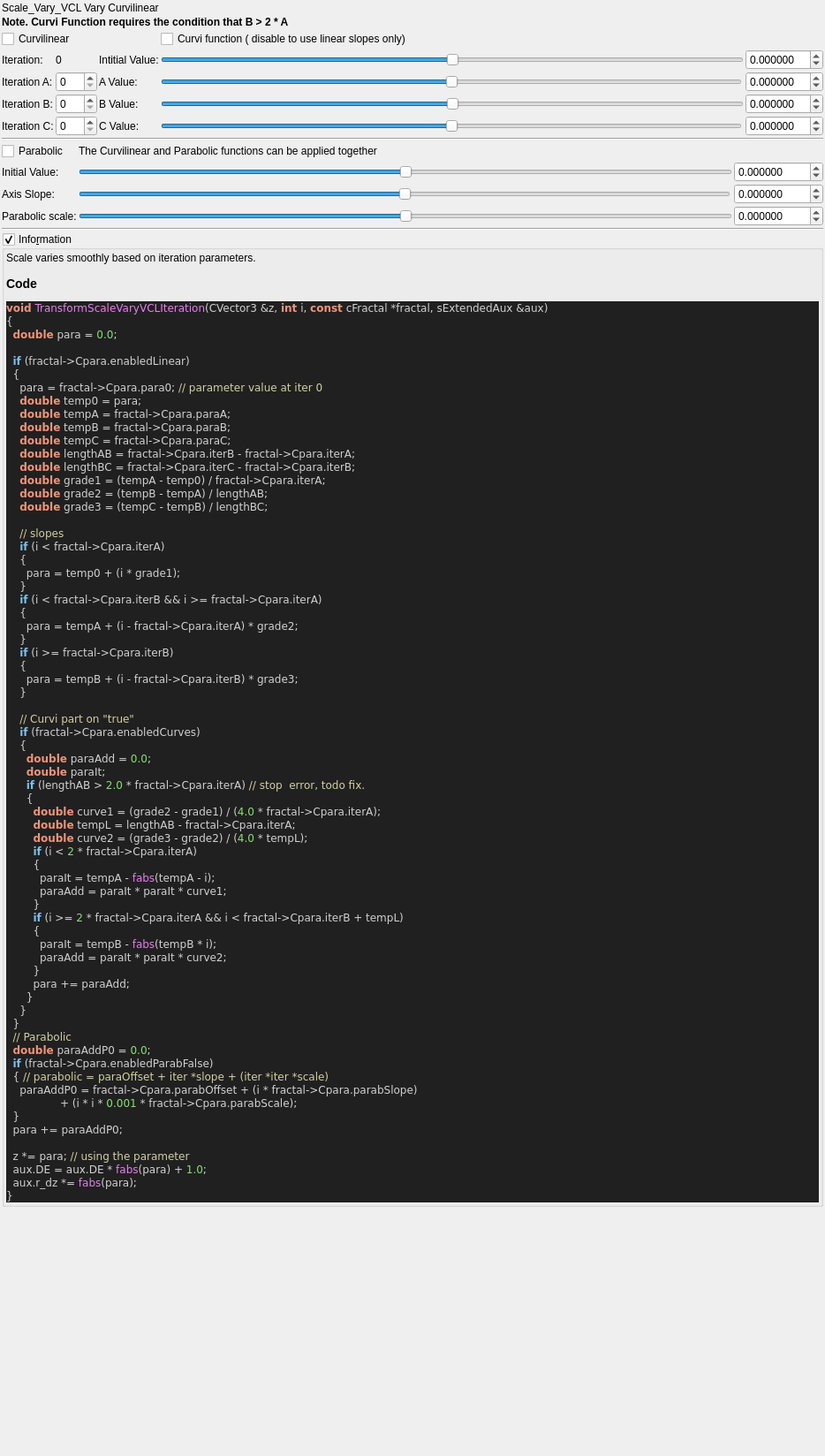
<?xml version="1.0" encoding="UTF-8"?>
<ui version="4.0">
 <class>transf_scale_varyVCL</class>
 <widget class="QWidget" name="Form">
  <property name="geometry">
   <rect>
    <x>0</x>
    <y>0</y>
    <width>934</width>
    <height>1648</height>
   </rect>
  </property>
  <property name="windowTitle">
   <string notr="true">transf_scale_varyVCL</string>
  </property>
  <layout class="QVBoxLayout" name="verticalLayout">
   <property name="spacing">
    <number>2</number>
   </property>
   <property name="leftMargin">
    <number>2</number>
   </property>
   <property name="topMargin">
    <number>2</number>
   </property>
   <property name="rightMargin">
    <number>2</number>
   </property>
   <property name="bottomMargin">
    <number>2</number>
   </property>
   <item>
    <widget class="QLabel" name="label_93">
     <property name="text">
      <string>Scale_Vary_VCL Vary Curvilinear</string>
     </property>
    </widget>
   </item>
   <item>
    <layout class="QGridLayout" name="gridLayout_36">
     <property name="spacing">
      <number>2</number>
     </property>
     <item row="2" column="1">
      <widget class="QLabel" name="label_174">
       <property name="text">
        <string notr="true">0</string>
       </property>
      </widget>
     </item>
     <item row="2" column="3" colspan="2">
      <widget class="QSlider" name="slider_Cpara_para0">
       <property name="sizePolicy">
        <sizepolicy hsizetype="Expanding" vsizetype="Maximum">
         <horstretch>0</horstretch>
         <verstretch>0</verstretch>
        </sizepolicy>
       </property>
       <property name="minimum">
        <number>-5000000</number>
       </property>
       <property name="maximum">
        <number>5000000</number>
       </property>
       <property name="singleStep">
        <number>1</number>
       </property>
       <property name="orientation">
        <enum>Qt::Horizontal</enum>
       </property>
      </widget>
     </item>
     <item row="1" column="3">
      <widget class="QCheckBox" name="checkBox_Cpara_enabledCurves">
       <property name="text">
        <string>Curvi function ( disable to use linear slopes only)</string>
       </property>
      </widget>
     </item>
     <item row="6" column="1">
      <widget class="MySpinBox" name="spinboxInt_Cpara_iterC">
       <property name="sizePolicy">
        <sizepolicy hsizetype="Minimum" vsizetype="Maximum">
         <horstretch>0</horstretch>
         <verstretch>0</verstretch>
        </sizepolicy>
       </property>
       <property name="maximum">
        <number>250</number>
       </property>
      </widget>
     </item>
     <item row="2" column="5">
      <widget class="MyDoubleSpinBox" name="spinbox_Cpara_para0">
       <property name="sizePolicy">
        <sizepolicy hsizetype="Minimum" vsizetype="Maximum">
         <horstretch>0</horstretch>
         <verstretch>0</verstretch>
        </sizepolicy>
       </property>
       <property name="prefix">
        <string/>
       </property>
       <property name="suffix">
        <string/>
       </property>
       <property name="decimals">
        <number>6</number>
       </property>
       <property name="minimum">
        <double>-99.000000000000000</double>
       </property>
       <property name="maximum">
        <double>99.000000000000000</double>
       </property>
       <property name="singleStep">
        <double>0.100000000000000</double>
       </property>
      </widget>
     </item>
     <item row="6" column="3">
      <widget class="QSlider" name="slider_Cpara_paraC">
       <property name="sizePolicy">
        <sizepolicy hsizetype="Expanding" vsizetype="Maximum">
         <horstretch>0</horstretch>
         <verstretch>0</verstretch>
        </sizepolicy>
       </property>
       <property name="minimum">
        <number>-5000000</number>
       </property>
       <property name="maximum">
        <number>5000000</number>
       </property>
       <property name="value">
        <number>0</number>
       </property>
       <property name="sliderPosition">
        <number>0</number>
       </property>
       <property name="orientation">
        <enum>Qt::Horizontal</enum>
       </property>
      </widget>
     </item>
     <item row="5" column="2">
      <widget class="QLabel" name="label_95">
       <property name="text">
        <string>B Value:</string>
       </property>
      </widget>
     </item>
     <item row="5" column="1">
      <widget class="MySpinBox" name="spinboxInt_Cpara_iterB">
       <property name="sizePolicy">
        <sizepolicy hsizetype="Minimum" vsizetype="Maximum">
         <horstretch>0</horstretch>
         <verstretch>0</verstretch>
        </sizepolicy>
       </property>
       <property name="maximum">
        <number>250</number>
       </property>
      </widget>
     </item>
     <item row="6" column="2">
      <widget class="QLabel" name="label_96">
       <property name="text">
        <string>C Value:</string>
       </property>
      </widget>
     </item>
     <item row="5" column="5">
      <widget class="MyDoubleSpinBox" name="spinbox_Cpara_paraB">
       <property name="sizePolicy">
        <sizepolicy hsizetype="Minimum" vsizetype="Maximum">
         <horstretch>0</horstretch>
         <verstretch>0</verstretch>
        </sizepolicy>
       </property>
       <property name="prefix">
        <string/>
       </property>
       <property name="suffix">
        <string/>
       </property>
       <property name="decimals">
        <number>6</number>
       </property>
       <property name="minimum">
        <double>-99.000000000000000</double>
       </property>
       <property name="maximum">
        <double>99.000000000000000</double>
       </property>
       <property name="singleStep">
        <double>0.100000000000000</double>
       </property>
      </widget>
     </item>
     <item row="5" column="3" colspan="2">
      <widget class="QSlider" name="slider_Cpara_paraB">
       <property name="sizePolicy">
        <sizepolicy hsizetype="Expanding" vsizetype="Maximum">
         <horstretch>0</horstretch>
         <verstretch>0</verstretch>
        </sizepolicy>
       </property>
       <property name="minimum">
        <number>-5000000</number>
       </property>
       <property name="maximum">
        <number>5000000</number>
       </property>
       <property name="value">
        <number>0</number>
       </property>
       <property name="sliderPosition">
        <number>0</number>
       </property>
       <property name="orientation">
        <enum>Qt::Horizontal</enum>
       </property>
      </widget>
     </item>
     <item row="3" column="0">
      <widget class="QLabel" name="label_172">
       <property name="text">
        <string>Iteration A:</string>
       </property>
      </widget>
     </item>
     <item row="6" column="0">
      <widget class="QLabel" name="label_175">
       <property name="text">
        <string>Iteration C:</string>
       </property>
      </widget>
     </item>
     <item row="2" column="0">
      <widget class="QLabel" name="label_171">
       <property name="text">
        <string>Iteration:</string>
       </property>
      </widget>
     </item>
     <item row="2" column="2">
      <widget class="QLabel" name="label_94">
       <property name="text">
        <string>Intitial Value:</string>
       </property>
      </widget>
     </item>
     <item row="5" column="0">
      <widget class="QLabel" name="label_173">
       <property name="text">
        <string>Iteration B:</string>
       </property>
      </widget>
     </item>
     <item row="3" column="5">
      <widget class="MyDoubleSpinBox" name="spinbox_Cpara_paraA">
       <property name="sizePolicy">
        <sizepolicy hsizetype="Minimum" vsizetype="Maximum">
         <horstretch>0</horstretch>
         <verstretch>0</verstretch>
        </sizepolicy>
       </property>
       <property name="prefix">
        <string/>
       </property>
       <property name="suffix">
        <string/>
       </property>
       <property name="decimals">
        <number>6</number>
       </property>
       <property name="minimum">
        <double>-99.000000000000000</double>
       </property>
       <property name="maximum">
        <double>99.000000000000000</double>
       </property>
       <property name="singleStep">
        <double>0.100000000000000</double>
       </property>
      </widget>
     </item>
     <item row="1" column="0" colspan="2">
      <widget class="QCheckBox" name="checkBox_Cpara_enabledLinear">
       <property name="text">
        <string>Curvilinear</string>
       </property>
      </widget>
     </item>
     <item row="6" column="5">
      <widget class="MyDoubleSpinBox" name="spinbox_Cpara_paraC">
       <property name="sizePolicy">
        <sizepolicy hsizetype="Minimum" vsizetype="Maximum">
         <horstretch>0</horstretch>
         <verstretch>0</verstretch>
        </sizepolicy>
       </property>
       <property name="prefix">
        <string/>
       </property>
       <property name="suffix">
        <string/>
       </property>
       <property name="decimals">
        <number>6</number>
       </property>
       <property name="minimum">
        <double>-99.000000000000000</double>
       </property>
       <property name="maximum">
        <double>99.000000000000000</double>
       </property>
       <property name="singleStep">
        <double>0.100000000000000</double>
       </property>
      </widget>
     </item>
     <item row="3" column="2">
      <widget class="QLabel" name="label_92">
       <property name="text">
        <string>A Value:</string>
       </property>
      </widget>
     </item>
     <item row="3" column="1">
      <widget class="MySpinBox" name="spinboxInt_Cpara_iterA">
       <property name="sizePolicy">
        <sizepolicy hsizetype="Minimum" vsizetype="Maximum">
         <horstretch>0</horstretch>
         <verstretch>0</verstretch>
        </sizepolicy>
       </property>
       <property name="maximum">
        <number>250</number>
       </property>
      </widget>
     </item>
     <item row="3" column="3">
      <widget class="QSlider" name="slider_Cpara_paraA">
       <property name="sizePolicy">
        <sizepolicy hsizetype="Expanding" vsizetype="Maximum">
         <horstretch>0</horstretch>
         <verstretch>0</verstretch>
        </sizepolicy>
       </property>
       <property name="minimum">
        <number>-5000000</number>
       </property>
       <property name="maximum">
        <number>5000000</number>
       </property>
       <property name="singleStep">
        <number>1</number>
       </property>
       <property name="orientation">
        <enum>Qt::Horizontal</enum>
       </property>
      </widget>
     </item>
     <item row="0" column="0" colspan="4">
      <widget class="QLabel" name="label_99">
       <property name="font">
        <font>
         <weight>75</weight>
         <bold>true</bold>
        </font>
       </property>
       <property name="text">
        <string>Note. Curvi Function requires the condition that B &gt; 2 * A</string>
       </property>
      </widget>
     </item>
    </layout>
   </item>
   <item>
    <widget class="Line" name="line_2">
     <property name="orientation">
      <enum>Qt::Horizontal</enum>
     </property>
    </widget>
   </item>
   <item>
    <layout class="QGridLayout" name="gridLayout_37">
     <property name="spacing">
      <number>2</number>
     </property>
     <item row="3" column="5">
      <widget class="MyDoubleSpinBox" name="spinbox_Cpara_parab_scale">
       <property name="sizePolicy">
        <sizepolicy hsizetype="Minimum" vsizetype="Maximum">
         <horstretch>0</horstretch>
         <verstretch>0</verstretch>
        </sizepolicy>
       </property>
       <property name="prefix">
        <string/>
       </property>
       <property name="suffix">
        <string/>
       </property>
       <property name="decimals">
        <number>6</number>
       </property>
       <property name="minimum">
        <double>-9999.000000000000000</double>
       </property>
       <property name="maximum">
        <double>9999.000000000000000</double>
       </property>
       <property name="singleStep">
        <double>0.100000000000000</double>
       </property>
      </widget>
     </item>
     <item row="1" column="5">
      <widget class="MyDoubleSpinBox" name="spinbox_Cpara_parab_offset">
       <property name="sizePolicy">
        <sizepolicy hsizetype="Minimum" vsizetype="Maximum">
         <horstretch>0</horstretch>
         <verstretch>0</verstretch>
        </sizepolicy>
       </property>
       <property name="prefix">
        <string/>
       </property>
       <property name="suffix">
        <string/>
       </property>
       <property name="decimals">
        <number>6</number>
       </property>
       <property name="minimum">
        <double>-99.000000000000000</double>
       </property>
       <property name="maximum">
        <double>99.000000000000000</double>
       </property>
       <property name="singleStep">
        <double>0.100000000000000</double>
       </property>
      </widget>
     </item>
     <item row="3" column="3" colspan="2">
      <widget class="QSlider" name="slider_Cpara_parab_scale">
       <property name="sizePolicy">
        <sizepolicy hsizetype="Expanding" vsizetype="Maximum">
         <horstretch>0</horstretch>
         <verstretch>0</verstretch>
        </sizepolicy>
       </property>
       <property name="minimum">
        <number>-500000000</number>
       </property>
       <property name="maximum">
        <number>500000000</number>
       </property>
       <property name="value">
        <number>0</number>
       </property>
       <property name="sliderPosition">
        <number>0</number>
       </property>
       <property name="orientation">
        <enum>Qt::Horizontal</enum>
       </property>
      </widget>
     </item>
     <item row="2" column="3">
      <widget class="QSlider" name="slider_Cpara_parab_slope">
       <property name="sizePolicy">
        <sizepolicy hsizetype="Expanding" vsizetype="Maximum">
         <horstretch>0</horstretch>
         <verstretch>0</verstretch>
        </sizepolicy>
       </property>
       <property name="minimum">
        <number>-5000000</number>
       </property>
       <property name="maximum">
        <number>5000000</number>
       </property>
       <property name="singleStep">
        <number>1</number>
       </property>
       <property name="orientation">
        <enum>Qt::Horizontal</enum>
       </property>
      </widget>
     </item>
     <item row="1" column="3" colspan="2">
      <widget class="QSlider" name="slider_Cpara_parab_offset">
       <property name="sizePolicy">
        <sizepolicy hsizetype="Expanding" vsizetype="Maximum">
         <horstretch>0</horstretch>
         <verstretch>0</verstretch>
        </sizepolicy>
       </property>
       <property name="minimum">
        <number>-5000000</number>
       </property>
       <property name="maximum">
        <number>5000000</number>
       </property>
       <property name="singleStep">
        <number>1</number>
       </property>
       <property name="orientation">
        <enum>Qt::Horizontal</enum>
       </property>
      </widget>
     </item>
     <item row="2" column="5">
      <widget class="MyDoubleSpinBox" name="spinbox_Cpara_parab_slope">
       <property name="sizePolicy">
        <sizepolicy hsizetype="Minimum" vsizetype="Maximum">
         <horstretch>0</horstretch>
         <verstretch>0</verstretch>
        </sizepolicy>
       </property>
       <property name="prefix">
        <string/>
       </property>
       <property name="suffix">
        <string/>
       </property>
       <property name="decimals">
        <number>6</number>
       </property>
       <property name="minimum">
        <double>-99.000000000000000</double>
       </property>
       <property name="maximum">
        <double>99.000000000000000</double>
       </property>
       <property name="singleStep">
        <double>0.100000000000000</double>
       </property>
      </widget>
     </item>
     <item row="0" column="0">
      <widget class="QCheckBox" name="checkBox_Cpara_enabledParab_false">
       <property name="text">
        <string>Parabolic</string>
       </property>
      </widget>
     </item>
     <item row="1" column="0">
      <widget class="QLabel" name="label_100">
       <property name="text">
        <string>Initial Value:</string>
       </property>
      </widget>
     </item>
     <item row="3" column="0">
      <widget class="QLabel" name="label_98">
       <property name="text">
        <string>Parabolic scale:</string>
       </property>
      </widget>
     </item>
     <item row="0" column="3">
      <widget class="QLabel" name="label_97">
       <property name="text">
        <string>The Curvilinear and Parabolic functions can be applied together</string>
       </property>
      </widget>
     </item>
     <item row="2" column="0">
      <widget class="QLabel" name="label_101">
       <property name="text">
        <string>Axis Slope:</string>
       </property>
      </widget>
     </item>
    </layout>
   </item>
   <item>
    <widget class="Line" name="line">
     <property name="orientation">
      <enum>Qt::Horizontal</enum>
     </property>
    </widget>
   </item>
   <item>
    <widget class="MyGroupBox" name="groupCheck_info">
     <property name="title">
      <string>Info&amp;rmation</string>
     </property>
     <property name="flat">
      <bool>false</bool>
     </property>
     <property name="checkable">
      <bool>true</bool>
     </property>
     <layout class="QVBoxLayout" name="verticalLayout_2">
      <property name="spacing">
       <number>2</number>
      </property>
      <property name="leftMargin">
       <number>2</number>
      </property>
      <property name="topMargin">
       <number>2</number>
      </property>
      <property name="rightMargin">
       <number>2</number>
      </property>
      <property name="bottomMargin">
       <number>2</number>
      </property>
      <item>
       <widget class="QLabel" name="label_code_content">
        <property name="text">
         <string notr="true">&lt;p&gt;Scale varies smoothly based on iteration parameters.&lt;/p&gt;&lt;table&gt;
&lt;/table&gt;
&lt;h3&gt;Code&lt;/h3&gt;
&lt;body style=&quot;background-color:#202020&quot;&gt;
&lt;pre style=&quot;color:#d0d0d0; background-color:#202020;  font-family:'Courier New',monospace;&quot;&gt;&lt;span style=&quot;color:#f09479; font-weight:bold&quot;&gt;void&lt;/span&gt; &lt;span style=&quot;color:#e47eed&quot;&gt;TransformScaleVaryVCLIteration&lt;/span&gt;&lt;span style=&quot;color:#d0d0d0&quot;&gt;(&lt;/span&gt;CVector3 &lt;span style=&quot;color:#d0d0d0&quot;&gt;&amp;amp;&lt;/span&gt;z&lt;span style=&quot;color:#d0d0d0&quot;&gt;,&lt;/span&gt; &lt;span style=&quot;color:#f09479; font-weight:bold&quot;&gt;int&lt;/span&gt; i&lt;span style=&quot;color:#d0d0d0&quot;&gt;,&lt;/span&gt; &lt;span style=&quot;color:#f09479; font-weight:bold&quot;&gt;const&lt;/span&gt; cFractal &lt;span style=&quot;color:#d0d0d0&quot;&gt;*&lt;/span&gt;fractal&lt;span style=&quot;color:#d0d0d0&quot;&gt;,&lt;/span&gt; sExtendedAux &lt;span style=&quot;color:#d0d0d0&quot;&gt;&amp;amp;&lt;/span&gt;aux&lt;span style=&quot;color:#d0d0d0&quot;&gt;)&lt;/span&gt;
&lt;span style=&quot;color:#d0d0d0&quot;&gt;{&lt;/span&gt;
  &lt;span style=&quot;color:#f09479; font-weight:bold&quot;&gt;double&lt;/span&gt; para &lt;span style=&quot;color:#d0d0d0&quot;&gt;=&lt;/span&gt; &lt;span style=&quot;color:#87df71&quot;&gt;0.0&lt;/span&gt;&lt;span style=&quot;color:#d0d0d0&quot;&gt;;&lt;/span&gt;

  &lt;span style=&quot;color:#7ec0ee; font-weight:bold&quot;&gt;if&lt;/span&gt; &lt;span style=&quot;color:#d0d0d0&quot;&gt;(&lt;/span&gt;fractal&lt;span style=&quot;color:#d0d0d0&quot;&gt;-&amp;gt;&lt;/span&gt;Cpara&lt;span style=&quot;color:#d0d0d0&quot;&gt;.&lt;/span&gt;enabledLinear&lt;span style=&quot;color:#d0d0d0&quot;&gt;)&lt;/span&gt;
  &lt;span style=&quot;color:#d0d0d0&quot;&gt;{&lt;/span&gt;
    para &lt;span style=&quot;color:#d0d0d0&quot;&gt;=&lt;/span&gt; fractal&lt;span style=&quot;color:#d0d0d0&quot;&gt;-&amp;gt;&lt;/span&gt;Cpara&lt;span style=&quot;color:#d0d0d0&quot;&gt;.&lt;/span&gt;para0&lt;span style=&quot;color:#d0d0d0&quot;&gt;;&lt;/span&gt; &lt;span style=&quot;color:#d0d0a0&quot;&gt;// parameter value at iter 0&lt;/span&gt;
    &lt;span style=&quot;color:#f09479; font-weight:bold&quot;&gt;double&lt;/span&gt; temp0 &lt;span style=&quot;color:#d0d0d0&quot;&gt;=&lt;/span&gt; para&lt;span style=&quot;color:#d0d0d0&quot;&gt;;&lt;/span&gt;
    &lt;span style=&quot;color:#f09479; font-weight:bold&quot;&gt;double&lt;/span&gt; tempA &lt;span style=&quot;color:#d0d0d0&quot;&gt;=&lt;/span&gt; fractal&lt;span style=&quot;color:#d0d0d0&quot;&gt;-&amp;gt;&lt;/span&gt;Cpara&lt;span style=&quot;color:#d0d0d0&quot;&gt;.&lt;/span&gt;paraA&lt;span style=&quot;color:#d0d0d0&quot;&gt;;&lt;/span&gt;
    &lt;span style=&quot;color:#f09479; font-weight:bold&quot;&gt;double&lt;/span&gt; tempB &lt;span style=&quot;color:#d0d0d0&quot;&gt;=&lt;/span&gt; fractal&lt;span style=&quot;color:#d0d0d0&quot;&gt;-&amp;gt;&lt;/span&gt;Cpara&lt;span style=&quot;color:#d0d0d0&quot;&gt;.&lt;/span&gt;paraB&lt;span style=&quot;color:#d0d0d0&quot;&gt;;&lt;/span&gt;
    &lt;span style=&quot;color:#f09479; font-weight:bold&quot;&gt;double&lt;/span&gt; tempC &lt;span style=&quot;color:#d0d0d0&quot;&gt;=&lt;/span&gt; fractal&lt;span style=&quot;color:#d0d0d0&quot;&gt;-&amp;gt;&lt;/span&gt;Cpara&lt;span style=&quot;color:#d0d0d0&quot;&gt;.&lt;/span&gt;paraC&lt;span style=&quot;color:#d0d0d0&quot;&gt;;&lt;/span&gt;
    &lt;span style=&quot;color:#f09479; font-weight:bold&quot;&gt;double&lt;/span&gt; lengthAB &lt;span style=&quot;color:#d0d0d0&quot;&gt;=&lt;/span&gt; fractal&lt;span style=&quot;color:#d0d0d0&quot;&gt;-&amp;gt;&lt;/span&gt;Cpara&lt;span style=&quot;color:#d0d0d0&quot;&gt;.&lt;/span&gt;iterB &lt;span style=&quot;color:#d0d0d0&quot;&gt;-&lt;/span&gt; fractal&lt;span style=&quot;color:#d0d0d0&quot;&gt;-&amp;gt;&lt;/span&gt;Cpara&lt;span style=&quot;color:#d0d0d0&quot;&gt;.&lt;/span&gt;iterA&lt;span style=&quot;color:#d0d0d0&quot;&gt;;&lt;/span&gt;
    &lt;span style=&quot;color:#f09479; font-weight:bold&quot;&gt;double&lt;/span&gt; lengthBC &lt;span style=&quot;color:#d0d0d0&quot;&gt;=&lt;/span&gt; fractal&lt;span style=&quot;color:#d0d0d0&quot;&gt;-&amp;gt;&lt;/span&gt;Cpara&lt;span style=&quot;color:#d0d0d0&quot;&gt;.&lt;/span&gt;iterC &lt;span style=&quot;color:#d0d0d0&quot;&gt;-&lt;/span&gt; fractal&lt;span style=&quot;color:#d0d0d0&quot;&gt;-&amp;gt;&lt;/span&gt;Cpara&lt;span style=&quot;color:#d0d0d0&quot;&gt;.&lt;/span&gt;iterB&lt;span style=&quot;color:#d0d0d0&quot;&gt;;&lt;/span&gt;
    &lt;span style=&quot;color:#f09479; font-weight:bold&quot;&gt;double&lt;/span&gt; grade1 &lt;span style=&quot;color:#d0d0d0&quot;&gt;= (&lt;/span&gt;tempA &lt;span style=&quot;color:#d0d0d0&quot;&gt;-&lt;/span&gt; temp0&lt;span style=&quot;color:#d0d0d0&quot;&gt;) /&lt;/span&gt; fractal&lt;span style=&quot;color:#d0d0d0&quot;&gt;-&amp;gt;&lt;/span&gt;Cpara&lt;span style=&quot;color:#d0d0d0&quot;&gt;.&lt;/span&gt;iterA&lt;span style=&quot;color:#d0d0d0&quot;&gt;;&lt;/span&gt;
    &lt;span style=&quot;color:#f09479; font-weight:bold&quot;&gt;double&lt;/span&gt; grade2 &lt;span style=&quot;color:#d0d0d0&quot;&gt;= (&lt;/span&gt;tempB &lt;span style=&quot;color:#d0d0d0&quot;&gt;-&lt;/span&gt; tempA&lt;span style=&quot;color:#d0d0d0&quot;&gt;) /&lt;/span&gt; lengthAB&lt;span style=&quot;color:#d0d0d0&quot;&gt;;&lt;/span&gt;
    &lt;span style=&quot;color:#f09479; font-weight:bold&quot;&gt;double&lt;/span&gt; grade3 &lt;span style=&quot;color:#d0d0d0&quot;&gt;= (&lt;/span&gt;tempC &lt;span style=&quot;color:#d0d0d0&quot;&gt;-&lt;/span&gt; tempB&lt;span style=&quot;color:#d0d0d0&quot;&gt;) /&lt;/span&gt; lengthBC&lt;span style=&quot;color:#d0d0d0&quot;&gt;;&lt;/span&gt;

    &lt;span style=&quot;color:#d0d0a0&quot;&gt;// slopes&lt;/span&gt;
    &lt;span style=&quot;color:#7ec0ee; font-weight:bold&quot;&gt;if&lt;/span&gt; &lt;span style=&quot;color:#d0d0d0&quot;&gt;(&lt;/span&gt;i &lt;span style=&quot;color:#d0d0d0&quot;&gt;&amp;lt;&lt;/span&gt; fractal&lt;span style=&quot;color:#d0d0d0&quot;&gt;-&amp;gt;&lt;/span&gt;Cpara&lt;span style=&quot;color:#d0d0d0&quot;&gt;.&lt;/span&gt;iterA&lt;span style=&quot;color:#d0d0d0&quot;&gt;)&lt;/span&gt;
    &lt;span style=&quot;color:#d0d0d0&quot;&gt;{&lt;/span&gt;
      para &lt;span style=&quot;color:#d0d0d0&quot;&gt;=&lt;/span&gt; temp0 &lt;span style=&quot;color:#d0d0d0&quot;&gt;+ (&lt;/span&gt;i &lt;span style=&quot;color:#d0d0d0&quot;&gt;*&lt;/span&gt; grade1&lt;span style=&quot;color:#d0d0d0&quot;&gt;);&lt;/span&gt;
    &lt;span style=&quot;color:#d0d0d0&quot;&gt;}&lt;/span&gt;
    &lt;span style=&quot;color:#7ec0ee; font-weight:bold&quot;&gt;if&lt;/span&gt; &lt;span style=&quot;color:#d0d0d0&quot;&gt;(&lt;/span&gt;i &lt;span style=&quot;color:#d0d0d0&quot;&gt;&amp;lt;&lt;/span&gt; fractal&lt;span style=&quot;color:#d0d0d0&quot;&gt;-&amp;gt;&lt;/span&gt;Cpara&lt;span style=&quot;color:#d0d0d0&quot;&gt;.&lt;/span&gt;iterB &lt;span style=&quot;color:#d0d0d0&quot;&gt;&amp;amp;&amp;amp;&lt;/span&gt; i &lt;span style=&quot;color:#d0d0d0&quot;&gt;&amp;gt;=&lt;/span&gt; fractal&lt;span style=&quot;color:#d0d0d0&quot;&gt;-&amp;gt;&lt;/span&gt;Cpara&lt;span style=&quot;color:#d0d0d0&quot;&gt;.&lt;/span&gt;iterA&lt;span style=&quot;color:#d0d0d0&quot;&gt;)&lt;/span&gt;
    &lt;span style=&quot;color:#d0d0d0&quot;&gt;{&lt;/span&gt;
      para &lt;span style=&quot;color:#d0d0d0&quot;&gt;=&lt;/span&gt; tempA &lt;span style=&quot;color:#d0d0d0&quot;&gt;+ (&lt;/span&gt;i &lt;span style=&quot;color:#d0d0d0&quot;&gt;-&lt;/span&gt; fractal&lt;span style=&quot;color:#d0d0d0&quot;&gt;-&amp;gt;&lt;/span&gt;Cpara&lt;span style=&quot;color:#d0d0d0&quot;&gt;.&lt;/span&gt;iterA&lt;span style=&quot;color:#d0d0d0&quot;&gt;) *&lt;/span&gt; grade2&lt;span style=&quot;color:#d0d0d0&quot;&gt;;&lt;/span&gt;
    &lt;span style=&quot;color:#d0d0d0&quot;&gt;}&lt;/span&gt;
    &lt;span style=&quot;color:#7ec0ee; font-weight:bold&quot;&gt;if&lt;/span&gt; &lt;span style=&quot;color:#d0d0d0&quot;&gt;(&lt;/span&gt;i &lt;span style=&quot;color:#d0d0d0&quot;&gt;&amp;gt;=&lt;/span&gt; fractal&lt;span style=&quot;color:#d0d0d0&quot;&gt;-&amp;gt;&lt;/span&gt;Cpara&lt;span style=&quot;color:#d0d0d0&quot;&gt;.&lt;/span&gt;iterB&lt;span style=&quot;color:#d0d0d0&quot;&gt;)&lt;/span&gt;
    &lt;span style=&quot;color:#d0d0d0&quot;&gt;{&lt;/span&gt;
      para &lt;span style=&quot;color:#d0d0d0&quot;&gt;=&lt;/span&gt; tempB &lt;span style=&quot;color:#d0d0d0&quot;&gt;+ (&lt;/span&gt;i &lt;span style=&quot;color:#d0d0d0&quot;&gt;-&lt;/span&gt; fractal&lt;span style=&quot;color:#d0d0d0&quot;&gt;-&amp;gt;&lt;/span&gt;Cpara&lt;span style=&quot;color:#d0d0d0&quot;&gt;.&lt;/span&gt;iterB&lt;span style=&quot;color:#d0d0d0&quot;&gt;) *&lt;/span&gt; grade3&lt;span style=&quot;color:#d0d0d0&quot;&gt;;&lt;/span&gt;
    &lt;span style=&quot;color:#d0d0d0&quot;&gt;}&lt;/span&gt;

    &lt;span style=&quot;color:#d0d0a0&quot;&gt;// Curvi part on &amp;quot;true&amp;quot;&lt;/span&gt;
    &lt;span style=&quot;color:#7ec0ee; font-weight:bold&quot;&gt;if&lt;/span&gt; &lt;span style=&quot;color:#d0d0d0&quot;&gt;(&lt;/span&gt;fractal&lt;span style=&quot;color:#d0d0d0&quot;&gt;-&amp;gt;&lt;/span&gt;Cpara&lt;span style=&quot;color:#d0d0d0&quot;&gt;.&lt;/span&gt;enabledCurves&lt;span style=&quot;color:#d0d0d0&quot;&gt;)&lt;/span&gt;
    &lt;span style=&quot;color:#d0d0d0&quot;&gt;{&lt;/span&gt;
      &lt;span style=&quot;color:#f09479; font-weight:bold&quot;&gt;double&lt;/span&gt; paraAdd &lt;span style=&quot;color:#d0d0d0&quot;&gt;=&lt;/span&gt; &lt;span style=&quot;color:#87df71&quot;&gt;0.0&lt;/span&gt;&lt;span style=&quot;color:#d0d0d0&quot;&gt;;&lt;/span&gt;
      &lt;span style=&quot;color:#f09479; font-weight:bold&quot;&gt;double&lt;/span&gt; paraIt&lt;span style=&quot;color:#d0d0d0&quot;&gt;;&lt;/span&gt;
      &lt;span style=&quot;color:#7ec0ee; font-weight:bold&quot;&gt;if&lt;/span&gt; &lt;span style=&quot;color:#d0d0d0&quot;&gt;(&lt;/span&gt;lengthAB &lt;span style=&quot;color:#d0d0d0&quot;&gt;&amp;gt;&lt;/span&gt; &lt;span style=&quot;color:#87df71&quot;&gt;2.0&lt;/span&gt; &lt;span style=&quot;color:#d0d0d0&quot;&gt;*&lt;/span&gt; fractal&lt;span style=&quot;color:#d0d0d0&quot;&gt;-&amp;gt;&lt;/span&gt;Cpara&lt;span style=&quot;color:#d0d0d0&quot;&gt;.&lt;/span&gt;iterA&lt;span style=&quot;color:#d0d0d0&quot;&gt;)&lt;/span&gt; &lt;span style=&quot;color:#d0d0a0&quot;&gt;// stop  error, todo fix.&lt;/span&gt;
      &lt;span style=&quot;color:#d0d0d0&quot;&gt;{&lt;/span&gt;
        &lt;span style=&quot;color:#f09479; font-weight:bold&quot;&gt;double&lt;/span&gt; curve1 &lt;span style=&quot;color:#d0d0d0&quot;&gt;= (&lt;/span&gt;grade2 &lt;span style=&quot;color:#d0d0d0&quot;&gt;-&lt;/span&gt; grade1&lt;span style=&quot;color:#d0d0d0&quot;&gt;) / (&lt;/span&gt;&lt;span style=&quot;color:#87df71&quot;&gt;4.0&lt;/span&gt; &lt;span style=&quot;color:#d0d0d0&quot;&gt;*&lt;/span&gt; fractal&lt;span style=&quot;color:#d0d0d0&quot;&gt;-&amp;gt;&lt;/span&gt;Cpara&lt;span style=&quot;color:#d0d0d0&quot;&gt;.&lt;/span&gt;iterA&lt;span style=&quot;color:#d0d0d0&quot;&gt;);&lt;/span&gt;
        &lt;span style=&quot;color:#f09479; font-weight:bold&quot;&gt;double&lt;/span&gt; tempL &lt;span style=&quot;color:#d0d0d0&quot;&gt;=&lt;/span&gt; lengthAB &lt;span style=&quot;color:#d0d0d0&quot;&gt;-&lt;/span&gt; fractal&lt;span style=&quot;color:#d0d0d0&quot;&gt;-&amp;gt;&lt;/span&gt;Cpara&lt;span style=&quot;color:#d0d0d0&quot;&gt;.&lt;/span&gt;iterA&lt;span style=&quot;color:#d0d0d0&quot;&gt;;&lt;/span&gt;
        &lt;span style=&quot;color:#f09479; font-weight:bold&quot;&gt;double&lt;/span&gt; curve2 &lt;span style=&quot;color:#d0d0d0&quot;&gt;= (&lt;/span&gt;grade3 &lt;span style=&quot;color:#d0d0d0&quot;&gt;-&lt;/span&gt; grade2&lt;span style=&quot;color:#d0d0d0&quot;&gt;) / (&lt;/span&gt;&lt;span style=&quot;color:#87df71&quot;&gt;4.0&lt;/span&gt; &lt;span style=&quot;color:#d0d0d0&quot;&gt;*&lt;/span&gt; tempL&lt;span style=&quot;color:#d0d0d0&quot;&gt;);&lt;/span&gt;
        &lt;span style=&quot;color:#7ec0ee; font-weight:bold&quot;&gt;if&lt;/span&gt; &lt;span style=&quot;color:#d0d0d0&quot;&gt;(&lt;/span&gt;i &lt;span style=&quot;color:#d0d0d0&quot;&gt;&amp;lt;&lt;/span&gt; &lt;span style=&quot;color:#87df71&quot;&gt;2&lt;/span&gt; &lt;span style=&quot;color:#d0d0d0&quot;&gt;*&lt;/span&gt; fractal&lt;span style=&quot;color:#d0d0d0&quot;&gt;-&amp;gt;&lt;/span&gt;Cpara&lt;span style=&quot;color:#d0d0d0&quot;&gt;.&lt;/span&gt;iterA&lt;span style=&quot;color:#d0d0d0&quot;&gt;)&lt;/span&gt;
        &lt;span style=&quot;color:#d0d0d0&quot;&gt;{&lt;/span&gt;
          paraIt &lt;span style=&quot;color:#d0d0d0&quot;&gt;=&lt;/span&gt; tempA &lt;span style=&quot;color:#d0d0d0&quot;&gt;-&lt;/span&gt; &lt;span style=&quot;color:#e47eed&quot;&gt;fabs&lt;/span&gt;&lt;span style=&quot;color:#d0d0d0&quot;&gt;(&lt;/span&gt;tempA &lt;span style=&quot;color:#d0d0d0&quot;&gt;-&lt;/span&gt; i&lt;span style=&quot;color:#d0d0d0&quot;&gt;);&lt;/span&gt;
          paraAdd &lt;span style=&quot;color:#d0d0d0&quot;&gt;=&lt;/span&gt; paraIt &lt;span style=&quot;color:#d0d0d0&quot;&gt;*&lt;/span&gt; paraIt &lt;span style=&quot;color:#d0d0d0&quot;&gt;*&lt;/span&gt; curve1&lt;span style=&quot;color:#d0d0d0&quot;&gt;;&lt;/span&gt;
        &lt;span style=&quot;color:#d0d0d0&quot;&gt;}&lt;/span&gt;
        &lt;span style=&quot;color:#7ec0ee; font-weight:bold&quot;&gt;if&lt;/span&gt; &lt;span style=&quot;color:#d0d0d0&quot;&gt;(&lt;/span&gt;i &lt;span style=&quot;color:#d0d0d0&quot;&gt;&amp;gt;=&lt;/span&gt; &lt;span style=&quot;color:#87df71&quot;&gt;2&lt;/span&gt; &lt;span style=&quot;color:#d0d0d0&quot;&gt;*&lt;/span&gt; fractal&lt;span style=&quot;color:#d0d0d0&quot;&gt;-&amp;gt;&lt;/span&gt;Cpara&lt;span style=&quot;color:#d0d0d0&quot;&gt;.&lt;/span&gt;iterA &lt;span style=&quot;color:#d0d0d0&quot;&gt;&amp;amp;&amp;amp;&lt;/span&gt; i &lt;span style=&quot;color:#d0d0d0&quot;&gt;&amp;lt;&lt;/span&gt; fractal&lt;span style=&quot;color:#d0d0d0&quot;&gt;-&amp;gt;&lt;/span&gt;Cpara&lt;span style=&quot;color:#d0d0d0&quot;&gt;.&lt;/span&gt;iterB &lt;span style=&quot;color:#d0d0d0&quot;&gt;+&lt;/span&gt; tempL&lt;span style=&quot;color:#d0d0d0&quot;&gt;)&lt;/span&gt;
        &lt;span style=&quot;color:#d0d0d0&quot;&gt;{&lt;/span&gt;
          paraIt &lt;span style=&quot;color:#d0d0d0&quot;&gt;=&lt;/span&gt; tempB &lt;span style=&quot;color:#d0d0d0&quot;&gt;-&lt;/span&gt; &lt;span style=&quot;color:#e47eed&quot;&gt;fabs&lt;/span&gt;&lt;span style=&quot;color:#d0d0d0&quot;&gt;(&lt;/span&gt;tempB &lt;span style=&quot;color:#d0d0d0&quot;&gt;*&lt;/span&gt; i&lt;span style=&quot;color:#d0d0d0&quot;&gt;);&lt;/span&gt;
          paraAdd &lt;span style=&quot;color:#d0d0d0&quot;&gt;=&lt;/span&gt; paraIt &lt;span style=&quot;color:#d0d0d0&quot;&gt;*&lt;/span&gt; paraIt &lt;span style=&quot;color:#d0d0d0&quot;&gt;*&lt;/span&gt; curve2&lt;span style=&quot;color:#d0d0d0&quot;&gt;;&lt;/span&gt;
        &lt;span style=&quot;color:#d0d0d0&quot;&gt;}&lt;/span&gt;
        para &lt;span style=&quot;color:#d0d0d0&quot;&gt;+=&lt;/span&gt; paraAdd&lt;span style=&quot;color:#d0d0d0&quot;&gt;;&lt;/span&gt;
      &lt;span style=&quot;color:#d0d0d0&quot;&gt;}&lt;/span&gt;
    &lt;span style=&quot;color:#d0d0d0&quot;&gt;}&lt;/span&gt;
  &lt;span style=&quot;color:#d0d0d0&quot;&gt;}&lt;/span&gt;
  &lt;span style=&quot;color:#d0d0a0&quot;&gt;// Parabolic&lt;/span&gt;
  &lt;span style=&quot;color:#f09479; font-weight:bold&quot;&gt;double&lt;/span&gt; paraAddP0 &lt;span style=&quot;color:#d0d0d0&quot;&gt;=&lt;/span&gt; &lt;span style=&quot;color:#87df71&quot;&gt;0.0&lt;/span&gt;&lt;span style=&quot;color:#d0d0d0&quot;&gt;;&lt;/span&gt;
  &lt;span style=&quot;color:#7ec0ee; font-weight:bold&quot;&gt;if&lt;/span&gt; &lt;span style=&quot;color:#d0d0d0&quot;&gt;(&lt;/span&gt;fractal&lt;span style=&quot;color:#d0d0d0&quot;&gt;-&amp;gt;&lt;/span&gt;Cpara&lt;span style=&quot;color:#d0d0d0&quot;&gt;.&lt;/span&gt;enabledParabFalse&lt;span style=&quot;color:#d0d0d0&quot;&gt;)&lt;/span&gt;
  &lt;span style=&quot;color:#d0d0d0&quot;&gt;{&lt;/span&gt; &lt;span style=&quot;color:#d0d0a0&quot;&gt;// parabolic = paraOffset + iter *slope + (iter *iter *scale)&lt;/span&gt;
    paraAddP0 &lt;span style=&quot;color:#d0d0d0&quot;&gt;=&lt;/span&gt; fractal&lt;span style=&quot;color:#d0d0d0&quot;&gt;-&amp;gt;&lt;/span&gt;Cpara&lt;span style=&quot;color:#d0d0d0&quot;&gt;.&lt;/span&gt;parabOffset &lt;span style=&quot;color:#d0d0d0&quot;&gt;+ (&lt;/span&gt;i &lt;span style=&quot;color:#d0d0d0&quot;&gt;*&lt;/span&gt; fractal&lt;span style=&quot;color:#d0d0d0&quot;&gt;-&amp;gt;&lt;/span&gt;Cpara&lt;span style=&quot;color:#d0d0d0&quot;&gt;.&lt;/span&gt;parabSlope&lt;span style=&quot;color:#d0d0d0&quot;&gt;)&lt;/span&gt;
                &lt;span style=&quot;color:#d0d0d0&quot;&gt;+ (&lt;/span&gt;i &lt;span style=&quot;color:#d0d0d0&quot;&gt;*&lt;/span&gt; i &lt;span style=&quot;color:#d0d0d0&quot;&gt;*&lt;/span&gt; &lt;span style=&quot;color:#87df71&quot;&gt;0.001&lt;/span&gt; &lt;span style=&quot;color:#d0d0d0&quot;&gt;*&lt;/span&gt; fractal&lt;span style=&quot;color:#d0d0d0&quot;&gt;-&amp;gt;&lt;/span&gt;Cpara&lt;span style=&quot;color:#d0d0d0&quot;&gt;.&lt;/span&gt;parabScale&lt;span style=&quot;color:#d0d0d0&quot;&gt;);&lt;/span&gt;
  &lt;span style=&quot;color:#d0d0d0&quot;&gt;}&lt;/span&gt;
  para &lt;span style=&quot;color:#d0d0d0&quot;&gt;+=&lt;/span&gt; paraAddP0&lt;span style=&quot;color:#d0d0d0&quot;&gt;;&lt;/span&gt;

  z &lt;span style=&quot;color:#d0d0d0&quot;&gt;*=&lt;/span&gt; para&lt;span style=&quot;color:#d0d0d0&quot;&gt;;&lt;/span&gt; &lt;span style=&quot;color:#d0d0a0&quot;&gt;// using the parameter&lt;/span&gt;
  aux&lt;span style=&quot;color:#d0d0d0&quot;&gt;.&lt;/span&gt;DE &lt;span style=&quot;color:#d0d0d0&quot;&gt;=&lt;/span&gt; aux&lt;span style=&quot;color:#d0d0d0&quot;&gt;.&lt;/span&gt;DE &lt;span style=&quot;color:#d0d0d0&quot;&gt;*&lt;/span&gt; &lt;span style=&quot;color:#e47eed&quot;&gt;fabs&lt;/span&gt;&lt;span style=&quot;color:#d0d0d0&quot;&gt;(&lt;/span&gt;para&lt;span style=&quot;color:#d0d0d0&quot;&gt;) +&lt;/span&gt; &lt;span style=&quot;color:#87df71&quot;&gt;1.0&lt;/span&gt;&lt;span style=&quot;color:#d0d0d0&quot;&gt;;&lt;/span&gt;
  aux&lt;span style=&quot;color:#d0d0d0&quot;&gt;.&lt;/span&gt;r_dz &lt;span style=&quot;color:#d0d0d0&quot;&gt;*=&lt;/span&gt; &lt;span style=&quot;color:#e47eed&quot;&gt;fabs&lt;/span&gt;&lt;span style=&quot;color:#d0d0d0&quot;&gt;(&lt;/span&gt;para&lt;span style=&quot;color:#d0d0d0&quot;&gt;);&lt;/span&gt;
&lt;span style=&quot;color:#d0d0d0&quot;&gt;}&lt;/span&gt;
&lt;/pre&gt;
&lt;/body&gt;</string>
        </property>
        <property name="wordWrap">
         <bool>true</bool>
        </property>
        <property name="openExternalLinks">
         <bool>true</bool>
        </property>
        <property name="textInteractionFlags">
         <set>Qt::LinksAccessibleByMouse|Qt::TextSelectableByMouse</set>
        </property>
       </widget>
      </item>
     </layout>
    </widget>
   </item>
   <item>
    <spacer name="verticalSpacer">
     <property name="orientation">
      <enum>Qt::Vertical</enum>
     </property>
     <property name="sizeHint" stdset="0">
      <size>
       <width>20</width>
       <height>40</height>
      </size>
     </property>
    </spacer>
   </item>
  </layout>
 </widget>
 <customwidgets>
  <customwidget>
   <class>MyDoubleSpinBox</class>
   <extends>QDoubleSpinBox</extends>
   <header>my_double_spin_box.h</header>
  </customwidget>
  <customwidget>
   <class>MyGroupBox</class>
   <extends>QGroupBox</extends>
   <header>my_group_box.h</header>
   <container>1</container>
  </customwidget>
  <customwidget>
   <class>MySpinBox</class>
   <extends>QSpinBox</extends>
   <header>my_spin_box.h</header>
  </customwidget>
 </customwidgets>
 <tabstops>
  <tabstop>checkBox_Cpara_enabledLinear</tabstop>
  <tabstop>checkBox_Cpara_enabledCurves</tabstop>
  <tabstop>slider_Cpara_para0</tabstop>
  <tabstop>spinbox_Cpara_para0</tabstop>
  <tabstop>spinboxInt_Cpara_iterA</tabstop>
  <tabstop>slider_Cpara_paraA</tabstop>
  <tabstop>spinbox_Cpara_paraA</tabstop>
  <tabstop>spinboxInt_Cpara_iterB</tabstop>
  <tabstop>slider_Cpara_paraB</tabstop>
  <tabstop>spinbox_Cpara_paraB</tabstop>
  <tabstop>spinboxInt_Cpara_iterC</tabstop>
  <tabstop>slider_Cpara_paraC</tabstop>
  <tabstop>spinbox_Cpara_paraC</tabstop>
  <tabstop>checkBox_Cpara_enabledParab_false</tabstop>
  <tabstop>slider_Cpara_parab_offset</tabstop>
  <tabstop>spinbox_Cpara_parab_offset</tabstop>
  <tabstop>slider_Cpara_parab_slope</tabstop>
  <tabstop>spinbox_Cpara_parab_slope</tabstop>
  <tabstop>slider_Cpara_parab_scale</tabstop>
  <tabstop>spinbox_Cpara_parab_scale</tabstop>
  <tabstop>groupCheck_info</tabstop>
 </tabstops>
 <resources/>
 <connections/>
</ui>
